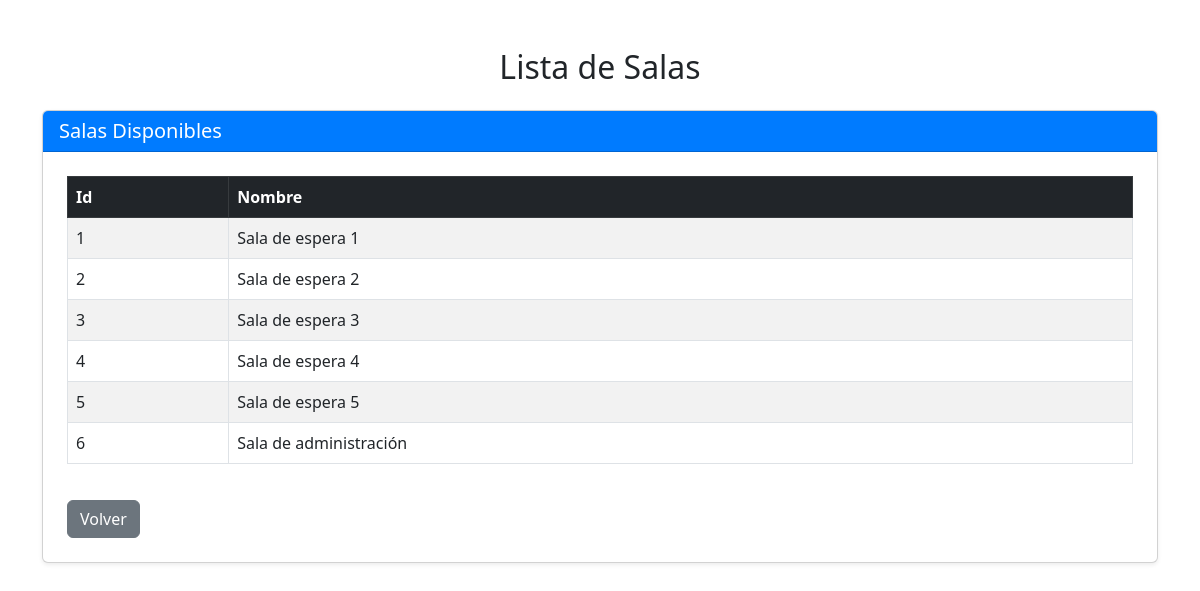
/agendamiento3/lista_salas.php, run on the app's committed database.
### tables this page shows
CREATE TABLE `salas` (
  `id` int(11) NOT NULL,
  `nombre` varchar(255) NOT NULL
);

### agendamiento3/lista_salas.php (the view, shortened to what this page needs)
<?php include 'conexion.php'; ?>
<!DOCTYPE html>
<html lang="es">
<head>
    <link href="https://cdn.jsdelivr.net/npm/bootstrap@5.3.0/dist/css/bootstrap.min.css" rel="stylesheet">
</head>
<body class="container mt-5">
    <h2 class="text-center mb-4">Lista de Salas</h2>
    <div class="card shadow-sm">
        <div class="card-header">
            <h5 class="card-title mb-0">Salas Disponibles</h5>
        </div>
        <div class="card-body">
            <table class="table table-striped table-hover table-bordered">
                <thead class="table-dark">
                    <tr>
                        <th>Id</th>
                        <th>Nombre</th>
                    </tr>
                </thead>
                <tbody>
                    <?php
                    $result = $conn->query("SELECT * FROM salas");
                    while ($row = $result->fetch_assoc()) {
                        echo "<tr>
                                <td>{$row['id']}</td>
                                <td>{$row['nombre']}</td>
                              </tr>";
                    }
                    ?>
                </tbody>
            </table>
            <a href="dashboard.php" class="btn btn-secondary btn-back">Volver</a>
        </div>
    </div>
</body>
</html>

### agendamiento3/lista_salas.php (style rules this page uses)
.table th, .table td { vertical-align: middle; }
.btn-back { margin-top: 20px; }
.card-header { background-color: #007bff; color: white; }
.card-body { padding: 1.5rem; }

### data on the page
salas: id "1", nombre "Sala de espera 1"
salas: id "2", nombre "Sala de espera 2"
salas: id "3", nombre "Sala de espera 3"
salas: id "4", nombre "Sala de espera 4"
salas: id "5", nombre "Sala de espera 5"
salas: id "6", nombre "Sala de administración"
